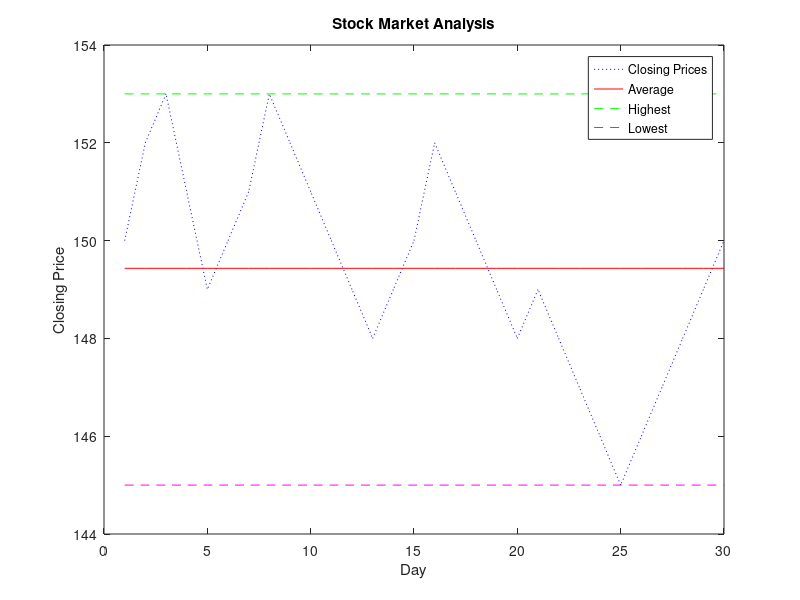

Source code (MATLAB): (Note: this script raises an error after producing the figure.)
% Author Name: Keira Seidman
% Email: seidma59@rowan.edu
% Course: MATLAB Programming - Fall 2024
% Assignment: Assignment 2
% Task: 5
% Date: 10/18/24

% read data from file
data = load('stock_data.txt');

% calculate average closing price
average = mean(data);
fprintf('Average: %g \n',average)
% find highest closing price
high = max(data);
fprintf('Highest: %g \n',high)
% find lowest closing price
low = min(data);
fprintf('Lowest: %g \n',low)
% calculate number of days price increased
increased = sum(diff(data)>0);
fprintf('Number of days increased: %g \n',increased)

% make line plot
x = 1:length(data);
plot(x,data,'b:');
hold on;
plot(x, repmat(average, size(x)), 'r-');
plot(x, repmat(high, size(x)), 'g--');
plot(x, repmat(low, size(x)), 'm--');

% add the labels
xlabel('Day');
ylabel('Closing Price');
title('Stock Market Analysis');
legend('Closing Prices', 'Average', 'Highest', 'Lowest');

% save the plot as image
saveas(gcf,'stock_analysis.png')

% write a summary in new file
data = [average, high, low, increased];
file_name = 'stock_market_analysis.txt';
save_to_file(file_name, data);